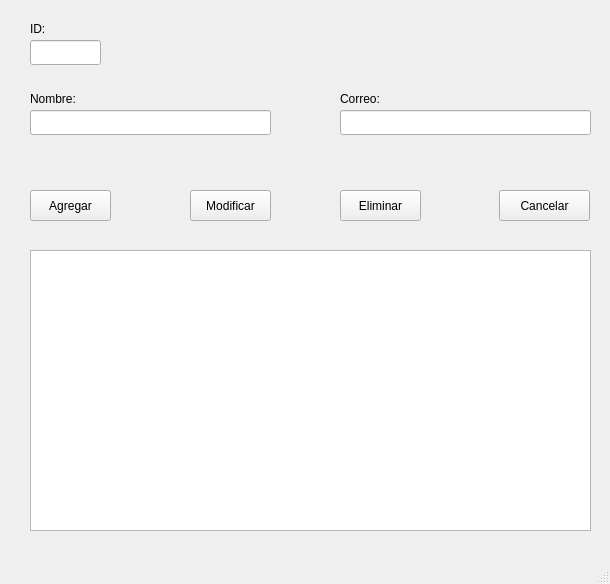
<?xml version="1.0" encoding="UTF-8"?>
<ui version="4.0">
 <class>MainWindow</class>
 <widget class="QMainWindow" name="MainWindow">
  <property name="geometry">
   <rect>
    <x>0</x>
    <y>0</y>
    <width>610</width>
    <height>584</height>
   </rect>
  </property>
  <property name="windowTitle">
   <string>Contactos</string>
  </property>
  <widget class="QWidget" name="centralwidget">
   <widget class="QPushButton" name="btnAgregar">
    <property name="geometry">
     <rect>
      <x>30</x>
      <y>190</y>
      <width>81</width>
      <height>31</height>
     </rect>
    </property>
    <property name="text">
     <string>Agregar</string>
    </property>
   </widget>
   <widget class="QPushButton" name="btnModificar">
    <property name="geometry">
     <rect>
      <x>190</x>
      <y>190</y>
      <width>81</width>
      <height>31</height>
     </rect>
    </property>
    <property name="text">
     <string>Modificar</string>
    </property>
   </widget>
   <widget class="QPushButton" name="btnEliminar">
    <property name="geometry">
     <rect>
      <x>340</x>
      <y>190</y>
      <width>81</width>
      <height>31</height>
     </rect>
    </property>
    <property name="text">
     <string>Eliminar</string>
    </property>
   </widget>
   <widget class="QPushButton" name="btnCancelar">
    <property name="geometry">
     <rect>
      <x>499</x>
      <y>190</y>
      <width>91</width>
      <height>31</height>
     </rect>
    </property>
    <property name="text">
     <string>Cancelar</string>
    </property>
   </widget>
   <widget class="QTableWidget" name="tableContactos">
    <property name="geometry">
     <rect>
      <x>30</x>
      <y>250</y>
      <width>561</width>
      <height>281</height>
     </rect>
    </property>
   </widget>
   <widget class="QLineEdit" name="txtNombre">
    <property name="geometry">
     <rect>
      <x>30</x>
      <y>110</y>
      <width>241</width>
      <height>25</height>
     </rect>
    </property>
   </widget>
   <widget class="QLineEdit" name="txtCorreo">
    <property name="geometry">
     <rect>
      <x>340</x>
      <y>110</y>
      <width>251</width>
      <height>25</height>
     </rect>
    </property>
   </widget>
   <widget class="QLineEdit" name="txtID">
    <property name="geometry">
     <rect>
      <x>30</x>
      <y>40</y>
      <width>71</width>
      <height>25</height>
     </rect>
    </property>
   </widget>
   <widget class="QLabel" name="label">
    <property name="geometry">
     <rect>
      <x>30</x>
      <y>20</y>
      <width>54</width>
      <height>17</height>
     </rect>
    </property>
    <property name="text">
     <string>ID:</string>
    </property>
   </widget>
   <widget class="QLabel" name="label_2">
    <property name="geometry">
     <rect>
      <x>30</x>
      <y>90</y>
      <width>61</width>
      <height>17</height>
     </rect>
    </property>
    <property name="text">
     <string>Nombre:</string>
    </property>
   </widget>
   <widget class="QLabel" name="label_3">
    <property name="geometry">
     <rect>
      <x>340</x>
      <y>90</y>
      <width>54</width>
      <height>17</height>
     </rect>
    </property>
    <property name="text">
     <string>Correo:</string>
    </property>
   </widget>
  </widget>
  <widget class="QMenuBar" name="menubar">
   <property name="geometry">
    <rect>
     <x>0</x>
     <y>0</y>
     <width>610</width>
     <height>22</height>
    </rect>
   </property>
  </widget>
  <widget class="QStatusBar" name="statusbar"/>
 </widget>
 <resources/>
 <connections/>
</ui>
